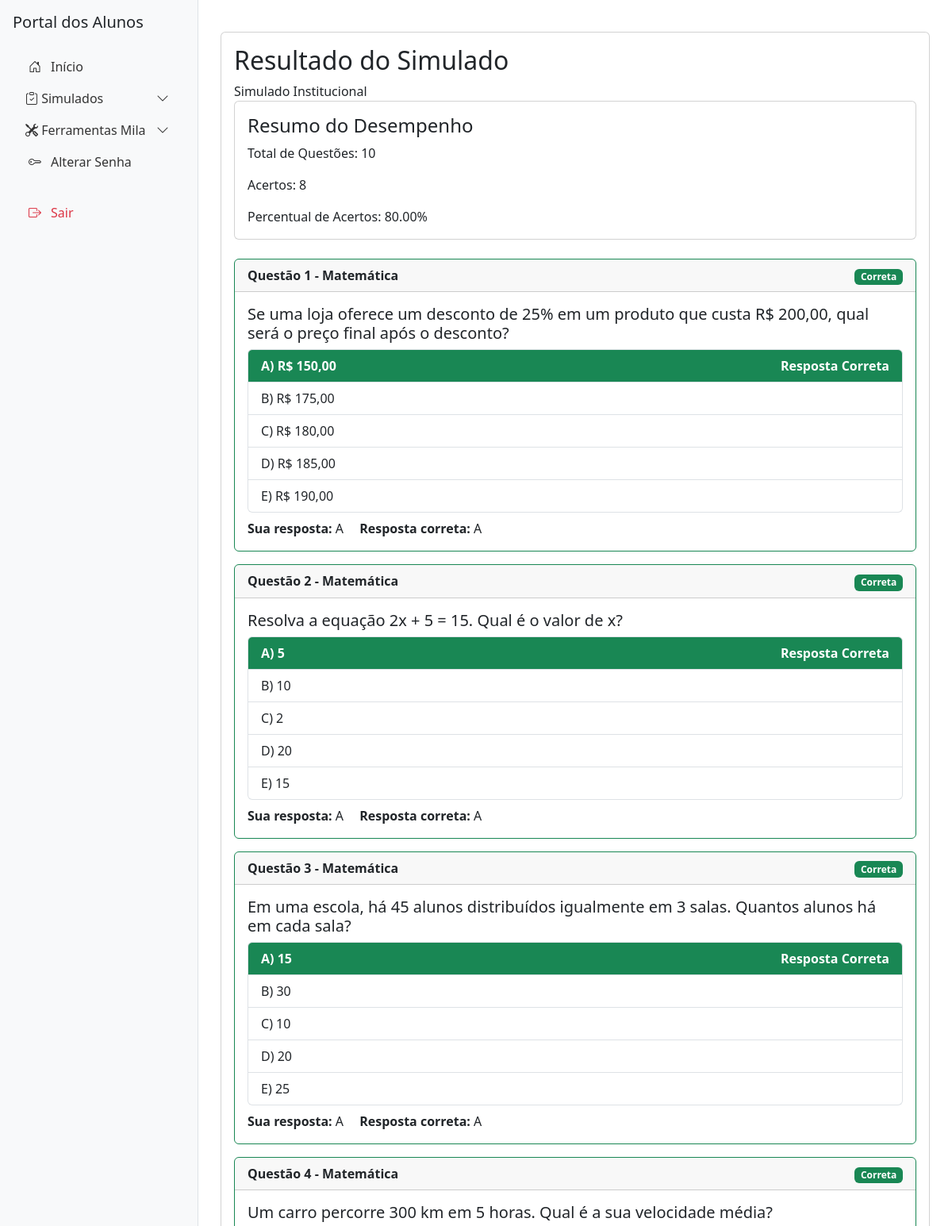
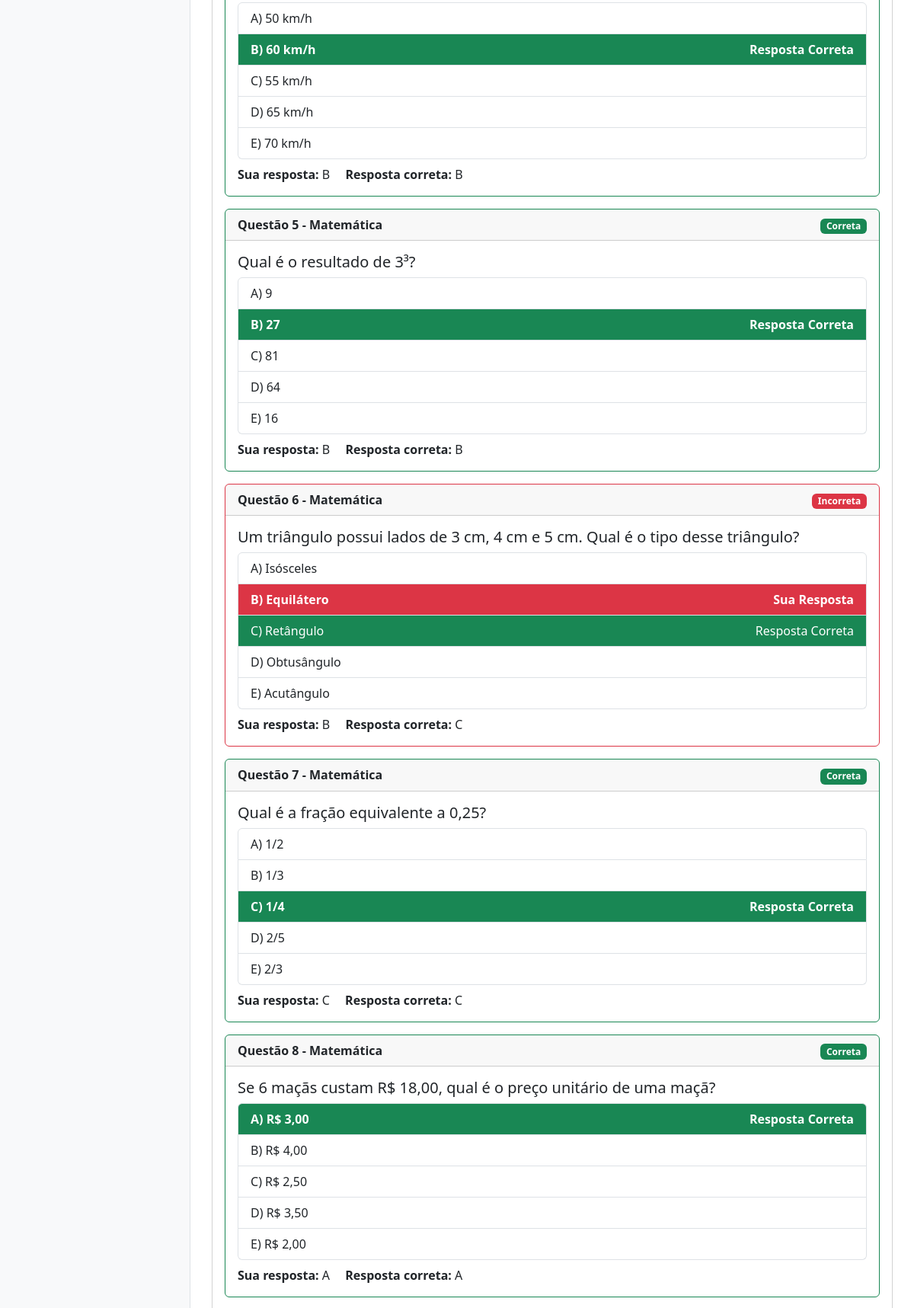
Screenshot of /aluno/simulado/7?origem=secretaria (signed in, upper part) with the database file from the repository (2 pictures, top to bottom).
### tables this page shows
CREATE TABLE "banco_questoes" (
    id INTEGER PRIMARY KEY AUTOINCREMENT,
    questao TEXT NOT NULL,
    alternativa_a TEXT NOT NULL,
    alternativa_b TEXT NOT NULL,
    alternativa_c TEXT NOT NULL,
    alternativa_d TEXT NOT NULL,
    alternativa_e TEXT,
    questao_correta TEXT NOT NULL,
    disciplina_id INTEGER NOT NULL,
    assunto TEXT NOT NULL,
    serie_id INTEGER,
    mes_id INTEGER,
    data_criacao TIMESTAMP DEFAULT CURRENT_TIMESTAMP,
    FOREIGN KEY (disciplina_id) REFERENCES disciplinas (id)
);

### models.py (models this page shows, shortened)
class Disciplina(db.Model):
    __tablename__ = 'disciplinas'
    id = db.Column(db.Integer, primary_key=True)
    nome = db.Column(db.String(100), nullable=False)
    descricao = db.Column(db.Text)

### routes/simulados.py (the view, shortened to what this page needs)
@simulados_bp.route('/aluno/simulado/<int:simulado_id>', methods=['GET', 'POST'])
@login_required
def responder_simulado(simulado_id):
    if current_user.tipo_usuario_id != 4:  # Apenas alunos podem acessar
        flash("Acesso não autorizado.", "danger")
        return redirect(url_for("index"))
    db = get_db()
    origem = request.args.get('origem', 'secretaria')
    aluno_simulado = db.execute("""
        SELECT status FROM aluno_simulado
        WHERE simulado_id = ? AND aluno_id = ?
    """, [simulado_id, current_user.id]).fetchone()
    if origem == 'professor':
        simulado = db.execute("""
            SELECT sgp.id, d.nome as disciplina_nome, u.nome as professor_nome
            FROM simulados_gerados_professor sgp
            JOIN disciplinas d ON sgp.disciplina_id = d.id
            JOIN usuarios u ON sgp.professor_id = u.id
            WHERE sgp.id = ?
        """, [simulado_id]).fetchone()
    else:
        simulado = db.execute("""
            SELECT sg.id, d.nome as disciplina_nome
            FROM simulados_gerados sg
            JOIN disciplinas d ON sg.disciplina_id = d.id
            WHERE sg.id = ?
        """, [simulado_id]).fetchone()
    if not simulado:
        flash("Simulado não encontrado.", "danger")
        return redirect(url_for("simulados.listar_simulados"))
    desempenho = db.execute("""
        SELECT respostas_aluno, respostas_corretas, desempenho
        FROM desempenho_simulado
        WHERE aluno_id = ? AND simulado_id = ?
    """, [current_user.id, simulado_id]).fetchone()
    if origem == 'professor':
        questoes = db.execute("""
            SELECT q.id, q.disciplina_id, d.nome as disciplina_nome, q.questao,
                   q.alternativa_a, q.alternativa_b, q.alternativa_c,
                   q.alternativa_d, q.alternativa_e, q.questao_correta
            FROM simulado_questoes_professor sq
            JOIN banco_questoes q ON sq.questao_id = q.id
            JOIN disciplinas d ON q.disciplina_id = d.id
            WHERE sq.simulado_id = ?
            ORDER BY q.disciplina_id
        """, [simulado_id]).fetchall()
    else:
        questoes = db.execute("""
            SELECT q.id, q.disciplina_id, d.nome as disciplina_nome, q.questao,
                   q.alternativa_a, q.alternativa_b, q.alternativa_c,
                   q.alternativa_d, q.alternativa_e, q.questao_correta
            FROM simulado_questoes sq
            JOIN banco_questoes q ON sq.questao_id = q.id
            JOIN disciplinas d ON q.disciplina_id = d.id
            WHERE sq.simulado_id = ?
            ORDER BY q.disciplina_id
        """, [simulado_id]).fetchall()
    if not questoes:
        flash("Nenhuma questão encontrada para este simulado.", "danger")
        return redirect(url_for("simulados.listar_simulados"))
    questoes_por_disciplina = {}
    for q in questoes:
        disciplina_nome = q['disciplina_nome']
        if disciplina_nome not in questoes_por_disciplina:
            questoes_por_disciplina[disciplina_nome] = []
        questoes_por_disciplina[disciplina_nome].append(q)
    if desempenho:  # Se já respondeu, mostrar resultados
        respostas_aluno = json.loads(desempenho['respostas_aluno'])
        respostas_corretas = json.loads(desempenho['respostas_corretas'])
        resultados = []
        total_questoes = len(questoes)
        acertos = 0
        for q in questoes:
            questao_id = str(q['id'])
            resposta_aluno = respostas_aluno.get(questao_id, '')
            resposta_correta = respostas_corretas[questao_id]
            resultado = {
                'questao': q['questao'],
                'disciplina': q['disciplina_nome'],
                'alternativas': [
                    q['alternativa_a'],
                    q['alternativa_b'],
                    q['alternativa_c'],
                    q['alternativa_d'],
                    q['alternativa_e']
                ],
                'resposta_aluno': resposta_aluno,
                'resposta_correta': resposta_correta,
                'acertou': resposta_aluno == resposta_correta,
                'numero_questao': len(resultados) + 1
            }
            if resultado['acertou']:
                acertos += 1
            resultados.append(resultado)
        return render_template('alunos/responder_simulado.html',
                             modo_visualizacao=True,
                             resultados=resultados,
                             total_questoes=total_questoes,
                             acertos=acertos,
                             percentual_acertos=desempenho['desempenho'],
                             simulado=simulado)

### app.py (called while the page is built)
@app.context_processor
def utility_processor():
    return dict(enumerate=enumerate)

@login_manager.user_loader
def load_user(user_id):
    db = get_db()
    cursor = db.cursor()
    cursor.execute("""
        SELECT id, nome, tipo_usuario_id, escola_id, serie_id, turma_id, email, codigo_ibge
        FROM usuarios
        WHERE id = ?
    """, (user_id,))
    user_data = cursor.fetchone()
    if user_data:
        app.logger.info(f"Usuário carregado: {user_data}")
        return User(
            id=user_data[0],
            nome=user_data[1],
            tipo_usuario_id=user_data[2],
            escola_id=user_data[3],
            serie_id=user_data[4],
            turma_id=user_data[5],
            email=user_data[6],
            codigo_ibge=user_data[7]
        )
    app.logger.warning(f"Usuário com ID {user_id} não encontrado.")
    return None

def get_db():
    db = getattr(g, '_database', None)
    if db is None:
        db = g._database = sqlite3.connect(DATABASE)
    return db

@app.teardown_appcontext
def close_connection(exception):
    db = getattr(g, '_database', None)
    if db is not None:
        db.close()

@app.template_filter('chr')
def chr_filter(value):
    try:
        return chr(value)
    except (TypeError, ValueError):
        return value

### routes/simulados.py (called while the page is built)
def get_db():
    if 'db' not in g:
        g.db = sqlite3.connect('educacional.db')
        g.db.row_factory = sqlite3.Row
    return g.db

### templates/alunos/responder_simulado.html (shortened to what this page needs)
{% extends "alunos/base_alunos.html" %}
{% block content %}
<div class="container mt-4">
    {% if modo_visualizacao %}
        <div class="card {% if request.args.get('origem') == 'professor' %}simulado-professor{% else %}simulado-institucional{% endif %}">
            <div class="card-body">
                <div class="resultado-header">
                    <h2>Resultado do Simulado</h2>
                    <div class="tipo-simulado">
                        {% if request.args.get('origem') == 'professor' %}
                        <i class="fas fa-chalkboard-teacher"></i> Simulado do Professor
                        {% else %}
                         Simulado Institucional
                        {% endif %}
                    </div>
                </div>
                <div class="card mb-4">
                    <div class="card-body">
                        <h4 class="card-title">Resumo do Desempenho</h4>
                        <p class="card-text">Total de Questões: {{ total_questoes }}</p>
                        <p class="card-text">Acertos: {{ acertos }}</p>
                        <p class="card-text">Percentual de Acertos: {{ "%.2f"|format(percentual_acertos) }}%</p>
                    </div>
                </div>
                {% for resultado in resultados %}
                <div class="card mb-3 {% if resultado.acertou %}border-success{% else %}border-danger{% endif %}">
                    <div class="card-header">
                        <strong>Questão {{ resultado.numero_questao }} - {{ resultado.disciplina }}</strong>
                        <span class="float-end">
                            {% if resultado.acertou %}
                                <span class="badge bg-success">Correta</span>
                            {% else %}
                                <span class="badge bg-danger">Incorreta</span>
                            {% endif %}
                        </span>
                    </div>
                    <div class="card-body">
                        <h5 class="card-title">{{ resultado.questao }}</h5>
                        <div class="list-group">
                            {% for alternativa in resultado.alternativas %}
                                <div class="list-group-item {% if (loop.index + 64)|chr == resultado.resposta_correta %}bg-success text-white{% endif %}
                                    {% if (loop.index + 64)|chr == resultado.resposta_aluno and resultado.resposta_aluno != resultado.resposta_correta %}bg-danger text-white{% endif %}
                                    {% if (loop.index + 64)|chr == resultado.resposta_aluno %}fw-bold{% endif %}">
                                    {{ (loop.index + 64)|chr }}) {{ alternativa }}
                                    {% if (loop.index + 64)|chr == resultado.resposta_correta %}
                                        <span class="float-end"> Resposta Correta</span>
                                    {% endif %}
                                    {% if (loop.index + 64)|chr == resultado.resposta_aluno and resultado.resposta_aluno != resultado.resposta_correta %}
                                        <span class="float-end"> Sua Resposta</span>
                                    {% endif %}
                                </div>
                            {% endfor %}
                        </div>
                        <div class="mt-2">
                            <strong>Sua resposta:</strong> {{ resultado.resposta_aluno }}
                            <strong class="ms-3">Resposta correta:</strong> {{ resultado.resposta_correta }}
                        </div>
                    </div>
                </div>
                {% endfor %}
            </div>
        </div>
    {% endif %}
</div>
{% endblock %}

### templates/base.html (style rules this page uses)
body { min-height: 100vh; display: flex; flex-direction: column; }

### rows the page displays
banco_questoes: numero_questao "1", disciplina "Matemática", shows "Correta", questao "Se uma loja oferece um desconto de 25% em um produto que custa R$ 200,00, qual será o preço final após o desconto?", (loop.index+64)|chr "A", alternativa_a "R$ 150,00", shows "Resposta Correta", index "B", alternativa_b "R$ 175,00", index "C", alternativa_c "R$ 180,00", index "D", alternativa_d "R$ 185,00", index "E", alternativa_e "R$ 190,00", resposta_aluno "A", resposta_correta "A"
banco_questoes: numero_questao "2", disciplina "Matemática", shows "Correta", questao "Resolva a equação 2x + 5 = 15. Qual é o valor de x?", index "A" "C", alternativas "5" "2", index "B", alternativa_b "10", index "D", alternativa_d "20", index "E", alternativa_e "15", resposta_aluno "A", resposta_correta "A"
banco_questoes: numero_questao "3", disciplina "Matemática", shows "Correta", questao "Em uma escola, há 45 alunos distribuídos igualmente em 3 salas. Quantos alunos há em cada sala?", (loop.index+64)|chr "A", alternativa_a "15", shows "Resposta Correta", index "B", alternativa_b "30", index "C", alternativa_c "10", index "D", alternativa_d "20", index "E", alternativa_e "25", resposta_aluno "A", resposta_correta "A"
banco_questoes: numero_questao "4", disciplina "Matemática", shows "Correta", questao "Um carro percorre 300 km em 5 horas. Qual é a sua velocidade média?", index "A", alternativa_a "50 km/h", (loop.index+64)|chr "B", alternativa_b "60 km/h", shows "Resposta Correta", index "C", alternativa_c "55 km/h", index "D", alternativa_d "65 km/h", index "E", alternativa_e "70 km/h", resposta_aluno "B", resposta_correta "B"
banco_questoes: numero_questao "5", disciplina "Matemática", shows "Correta", questao "Qual é o resultado de 3³?", index "A", alternativas "9", (loop.index+64)|chr "B", alternativa_b "27", shows "Resposta Correta", index "C", alternativa_c "81", index "D", alternativa_d "64", index "E", alternativa_e "16", resposta_aluno "B", resposta_correta "B"
banco_questoes: numero_questao "6", disciplina "Matemática", shows "Incorreta", questao "Um triângulo possui lados de 3 cm, 4 cm e 5 cm. Qual é o tipo desse triângulo?", index "A", alternativa_a "Isósceles", index "B", alternativa_b "Equilátero", shows "Sua Resposta", (loop.index+64)|chr "C", alternativa_c "Retângulo", shows "Resposta Correta", index "D", alternativa_d "Obtusângulo", index "E", alternativa_e "Acutângulo", resposta_aluno "B", resposta_correta "C"
banco_questoes: numero_questao "7", disciplina "Matemática", shows "Correta", questao "Qual é a fração equivalente a 0,25?", index "A", alternativa_a "1/2", index "B", alternativa_b "1/3", (loop.index+64)|chr "C", alternativa_c "1/4", shows "Resposta Correta", index "D", alternativa_d "2/5", index "E", alternativa_e "2/3", resposta_aluno "C", resposta_correta "C"
banco_questoes: numero_questao "8", disciplina "Matemática", shows "Correta", questao "Se 6 maçãs custam R$ 18,00, qual é o preço unitário de uma maçã?", (loop.index+64)|chr "A", alternativa_a "R$ 3,00", shows "Resposta Correta", index "B", alternativa_b "R$ 4,00", index "C", alternativa_c "R$ 2,50", index "D", alternativa_d "R$ 3,50", index "E", alternativa_e "R$ 2,00", resposta_aluno "A", resposta_correta "A"

### other values shown
{{ total_questoes }} "10"
{{ acertos }} "8"
{{ "%.2f"|format(percentual_acertos) }} "80.00"
